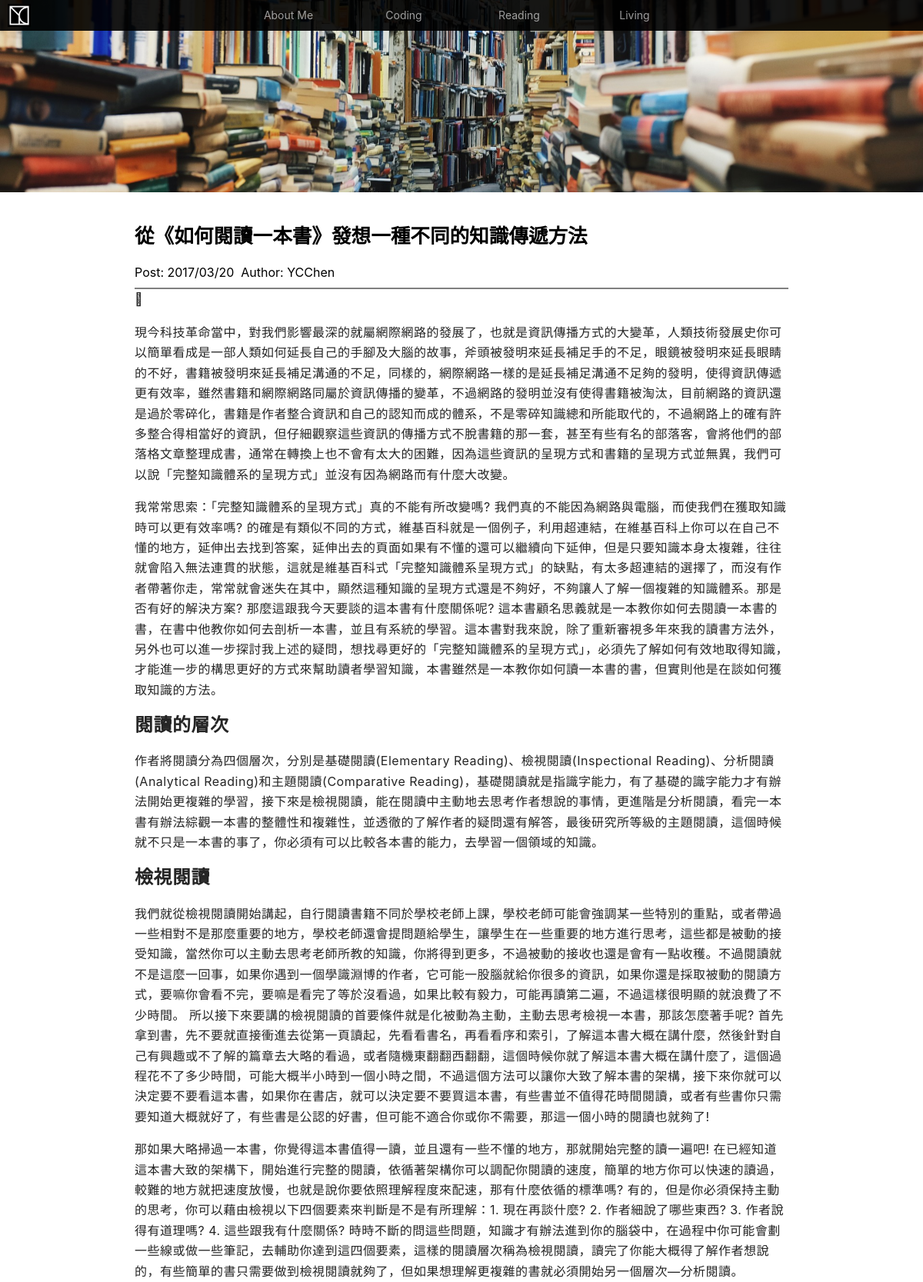
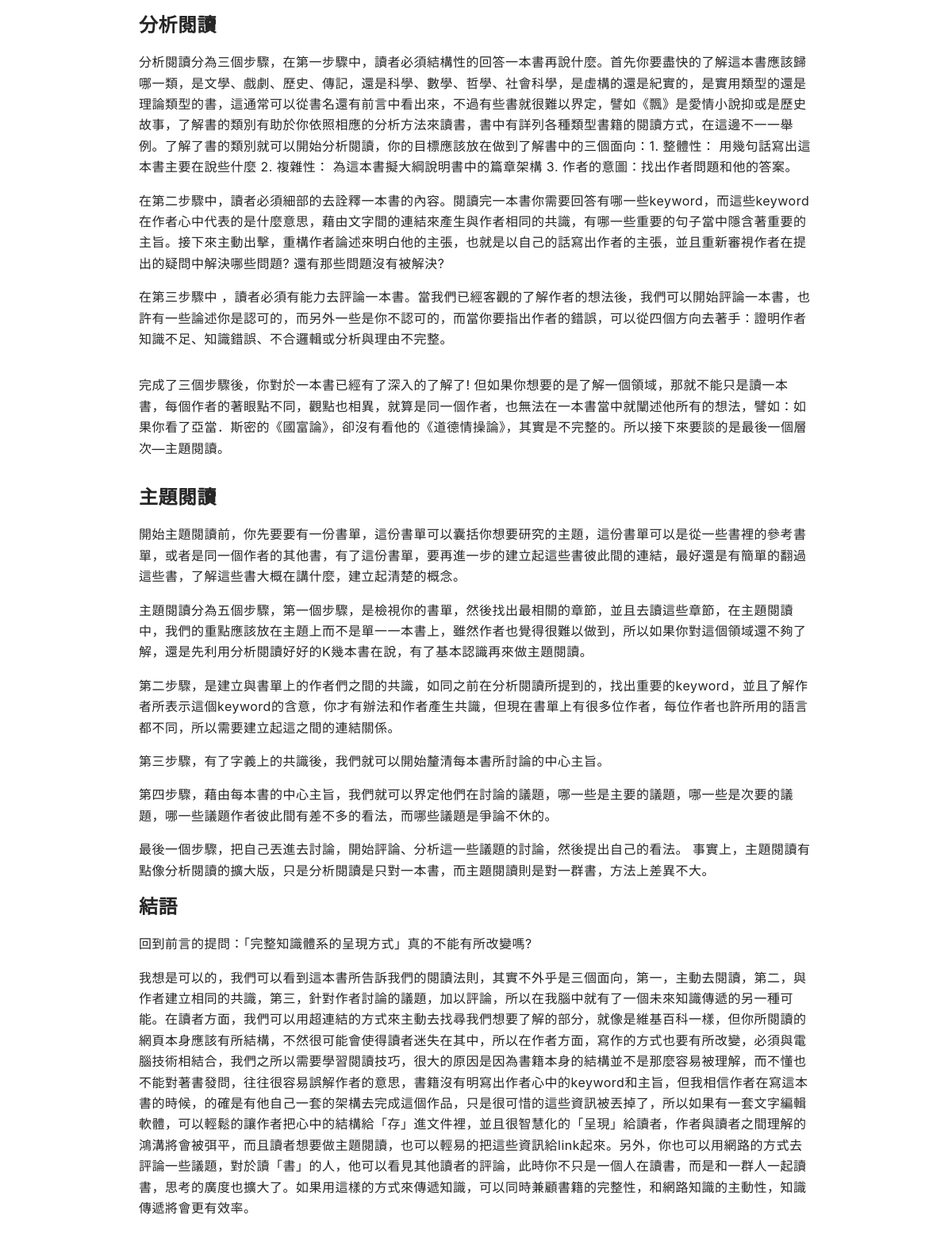
The app's page /YCNote/post/2 with its own data (2 pictures, top to bottom).
### Posts/models.py (models this page shows, shortened)
class Post(models.Model):
    title = models.CharField(max_length=500)
    content = models.TextField(blank=True)
    file = models.URLField(max_length=500,blank=True)
    created_time = models.DateTimeField(auto_now_add=True)
    modified_time = models.DateTimeField(auto_now=True)
    post_time = models.DateTimeField()
    isPublic = models.BooleanField()
    kind = models.CharField(max_length=200)
    tags = models.CharField(max_length=500,blank=True)
    author = models.CharField(max_length=200)
    front_board = models.URLField(max_length=500,blank=True)

### YCBlog/views.py (the view)
# urls.py: url(r'^YCNote/post/(?P<pk>\d+)(?:\.json)?',post),
def post(request,pk):
    if request.method == 'GET':
        post = Post.objects.get(pk=pk)
        if not post.front_board:
            if post.kind == "Coding":
                post.front_board = "/static/img/coding_front_board.jpg"
            elif post.kind == "Reading":
                post.front_board = "/static/img/reading_front_board.jpg"
            elif post.kind == "Living":
                post.front_board = "/static/img/living_front_board.jpg"
        if not post:
            return Http404
        else:
            return render(request,'post.html',
                {'post':post})
    elif request.method == 'POST':
        pass

### templates/post.html (shortened to what this page needs)
{% extends 'base.html' %}
{% load staticfiles %}
{% load post_extras %}
{% block content %}
<div id="post_front_board">
    {% if post.front_board %}
    <img src="{{post.front_board}}" alt="post front board image"/>
    {% else %}
    <img src="/static/img/welcome_front_board.jpg" alt="post front board image"/>
    {% endif %}
</div>
<div class="container">
    <div class="post">
        <div class="post-heading">
            <h2 class="title">
                {{post.title}}
            </h2>
            <div class="info">
               <span class="date">
                    Post: {{post.post_time|date:"Y/m/d"}}&nbsp;
                </span>
                <span class="author">
                    Author: {{post.author}}&nbsp;
                </span>
            </div>
        </div>
        <div class="post-content">
            {{post.content | safe}}
        </div>
    </div>
</div>
{% endblock %}

### static/style/index.css (style rules this page uses)
body { margin: 0; padding: 0 ; font-family: "SF Pro TC", "HanHei TC", "SF Pro Text", "Myriad Set Pro", "DF Pro Icons", "PingFang TC", "Helvetica Heuw","Microsoft JhengHei", Helvetica, Arial, sans-serif; }
.container { width:90%; margin-left: auto; margin-right: auto; overflow: hidden; }
.post { padding: 0; margin: 0; }
.post .post-heading { margin: 0; padding: 0; border-bottom: grey solid 2px; }
.post .post-heading .title { padding-top: 15px; font-size: 160%; color: black; }
.post .post-heading .info { width:100%; text-align:left; margin-top: 1px; margin-bottom: 10px; }
.post .post-content { overflow: hidden; width: 100%; margin-bottom: 30px; line-height: 26.4px; letter-spacing: 0.5px; color: rgb(37,37,37); }
.post .post-content p { overflow: auto; }
#post_front_board { width:100%; height:250px; overflow: hidden; }
#post_front_board img { width:100%; top: -100%; bottom:-100%; position: relative; margin: auto; }
@media (min-width: 800px) { .container { width:850px; } }

### records on screen
Post: title "從《如何閱讀一本書》發想一種不同的知識傳遞方法", post_time "2017/03/20", author "YCChen", content "\u0003 現今科技革命當中，對我們影響最深的就屬網際網路的發展了，也就是資訊傳播方式的大變革，人類技術發展史你可以簡單看成是一部人類如何延長自己的手腳及大腦的故事，斧頭被發明來延長補足手的不足，眼鏡被發明來延長眼睛的不好，書籍被發明來延長補足溝通的不足，同樣的，網際網路一樣的是延長補足溝通不足夠的發明，使得資訊傳遞更有效率，雖然書籍和網際網路同屬於資訊傳播的變革，不過網路的發明並沒有使得書籍被淘汰，目前網路的資訊還是過於零碎化，書籍是作者整合資訊和自己的認知而成的體系，不是零碎知識總和所能取代的，不過網路上的確有許多整合得相當好的資訊，但仔細觀察這些資訊的傳播方式不脫書籍的那一套，甚至有些有名的部落客，會將他們的部落格文章整理成書，通常在轉換上也不會有太大的困難，因為這些資訊的呈現方式和書籍的呈現方式並無異，我們可以說「完整知識體系的呈現方式」並沒有因為網路而有什麼大改變。 我常常思索：「完整知識體系的呈現方式」真的不能有所改變嗎? 我們真的不能因為網路與電腦，而使我們在獲取知識時可以更有效率嗎? 的確是有類似不同的方式，維基百科就是一個例子，利用超連結，在維基百科上你可以在自己不懂的地方，延伸出去找到答案，延伸出去的頁面如果有不懂的還可以繼續向下延伸，但是只要知識本身太複雜，往往就會陷入無法連貫的狀態，這就是維基百科式「完整知識體系呈現方式」的缺點，有太多超連結的選擇了，而沒有作者帶著你走，常常就會迷失在其中，顯然這種知識的呈現方式還是不夠好，不夠讓人了解一個複雜的知識體系。那是否有好的解決方案? 那麼這跟我今天要談的這本書有什麼關係呢?…"
